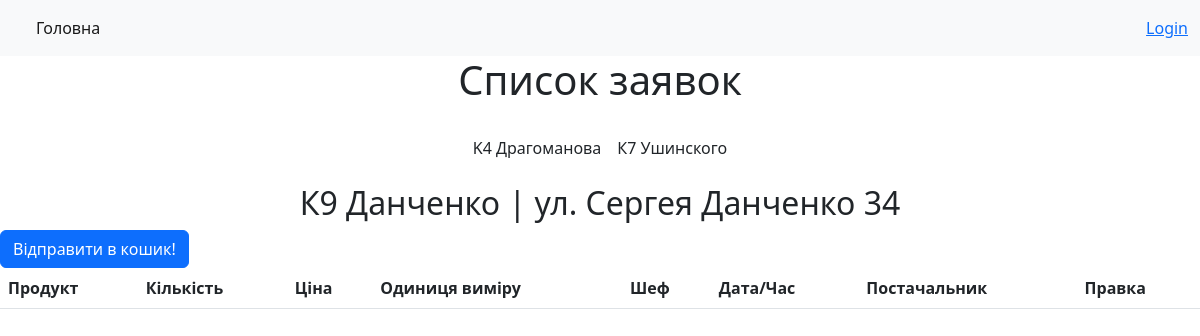
The app's page /manager/order/2 with its own data.
### kitchen/models.py (models this page shows, shortened)
class Kitchens(models.Model):
    id = models.IntegerField(primary_key=True)
    title = models.CharField(max_length=60, blank=True, null=True)
    address = models.CharField(max_length=60, blank=True, null=True)
    technical_information = models.CharField(db_column='Technical_Information', max_length=60, blank=True, null=True)  # Field name made lowercase.
    class Meta:
        managed = False
        db_table = 'kitchens'

### manager/views.py (the view)
# urls.py: path('order/<str:id>', get_order, name='get_order'),
def get_order(request, id):
    o = PriceList.objects.all()
    orders = Order.objects.filter(kitchen_id=id)
    kitchen = Kitchens.objects.filter(pk=id)
    data = Order.objects.all()
    a = []
    i = {}
    for item in data:
        a.append(item.kitchen.id)
    b = set(a)
    for int in b:
        for item in data:
            if int == item.kitchen.id:
                i.update({int: item.kitchen.title})
                break
    return render(request, 'manager/order.html', {'b': i, 'orders': orders, 'kitchen': kitchen, 'o': o, })

### manager/templates/manager/order.html (shortened to what this page needs)
{% extends 'base.html' %}
{% block content %}
<div>
    <h1 class="text text-center">Список заявок</h1>
    {% include 'inc/header_.html'%}
    <table class="table">
        {% for item in kitchen %}
        <h2 class="text text-center">{{item.title}} | {{item.address}} </h2>
        <button type="button" class="btn btn-primary" data-bs-toggle="modal" data-bs-target="#staticBackdrop-{{forloop.counter0}}">
            Відправити в кошик!
        </button>
        {% endfor %}
        <thead>
        <tr>
            <th scope="col">Продукт</th>
            <th scope="col">Кількість</th>
            <th scope="col">Ціна</th>
            <th scope="col">Одиниця виміру</th>
            <th scope="col">Шеф</th>
            <th scope="col">Дата/Час</th>
            <th scope="col">Постачальник</th>
            <th scope="col">Правка</th>
        </tr>
        </thead>
    </table>
</div>
{% endblock %}

### templates/inc/header_.html
<header class="d-flex justify-content-center py-3">
    <ul class="nav nav-pills">
        {% for key,value in b.items %}
        <li class="nav-item"><a href="{% url 'get_order' key %}" class="nav-link px-2 link-dark">{{value}}</a></li>
        {% endfor %}
    </ul>
</header>

### records on screen
Kitchens: b "K4 Драгоманова"
Kitchens: b "К7 Ушинского"
Kitchens: title "К9 Данченко", address "ул. Сергея Данченко 34"
